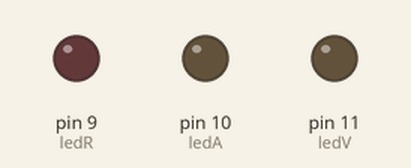
Bench run of a sketch on a simulated Arduino Uno, built with avr-gcc and run on an emulated ATmega328P. On the bench: output pins drawn as LEDs (lit = HIGH).

Above: at 0.5 s.
At 2.0 s:
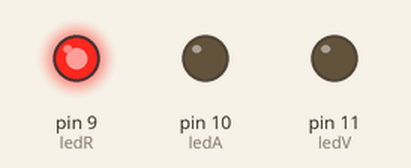
At 13.5 s:
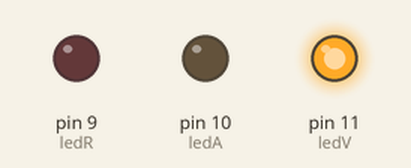
At 29.0 s:
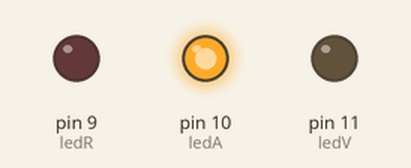
Timing chart, 0 to 31.2 s (numbered marks = the images above):
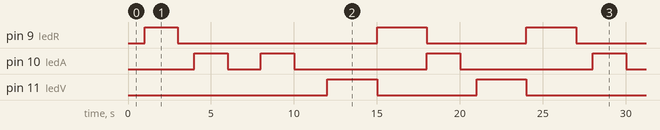

Measured:
- by itself, pin 9 (ledR): repeats every 24.0 s: LOW 12.0 s, HIGH 3.0 s, LOW 6.0 s, HIGH 3.0 s
- by itself, pin 10 (ledA): repeats every 24.0 s: LOW 2.0 s, 2 × (HIGH 2.0 s, LOW 8.0 s), HIGH 2.0 s
- by itself, pin 11 (ledV): repeats every 24.0 s: LOW 6.0 s, HIGH 3.0 s, LOW 12.0 s, HIGH 3.0 s

The sketch:

retardos_no_bloqueantes_punto5.ino
```cpp
const int ledR =  9; const int ledA =  10; const int ledV =  11;
long int timer1=1000; long int timer2=2000; long int timer3=3000;
unsigned long tiempo1=0, tiempo2=0, tiempo3 =0, tiempo4 =0;
int estado1 = LOW; int estado2 = LOW; int estado3 = LOW;
boolean verde = true;
boolean amarillo = false;
boolean rojo = false;

void setup() {
pinMode(ledR, OUTPUT);
pinMode(ledA, OUTPUT);
pinMode(ledV, OUTPUT);
Serial.begin(9600);}

void loop() {
  tiempo1=millis();

  //luz roja
  if(rojo == true){
    if((tiempo1-tiempo4)>timer3){
      tiempo4=tiempo1;
    if(estado1==LOW && estado2 == LOW && estado3 == LOW){
      estado3=HIGH;}
    else{
      estado3=LOW;}
    digitalWrite(ledV, estado3);
    rojo = false;
    verde = true;}}


 //luz amarilla
 if(amarillo = true){
  if((tiempo1-tiempo3)>timer2){
    tiempo3=tiempo1;
    if(estado1==LOW && estado2 == LOW && estado3 == LOW){
      estado2=HIGH;}
    else{
      estado2=LOW;
    }
    digitalWrite(ledA, estado2);
    amarillo = false;
    rojo = true;}}

  //luz verde
  if(verde == true){
  if((tiempo1-tiempo2)>timer1){
    tiempo2=tiempo1;

    if(estado1==LOW && estado2 == LOW && estado3 == LOW){
      estado1=HIGH;}
    else{estado1=LOW;}
    digitalWrite(ledR, estado1);
    verde = false;
    amarillo = true;}}

  }
```
